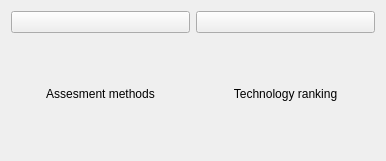
<?xml version="1.0" encoding="UTF-8"?>
<ui version="4.0">
 <class>MainWindow</class>
 <widget class="QMainWindow" name="MainWindow">
  <property name="geometry">
   <rect>
    <x>0</x>
    <y>0</y>
    <width>386</width>
    <height>161</height>
   </rect>
  </property>
  <property name="windowTitle">
   <string>MainWindow</string>
  </property>
  <property name="styleSheet">
   <string notr="true"/>
  </property>
  <widget class="QWidget" name="centralWidget">
   <layout class="QGridLayout" name="gridLayout">
    <item row="0" column="0">
     <widget class="QPushButton" name="ButtonHAWCM">
      <property name="font">
       <font>
        <kerning>false</kerning>
       </font>
      </property>
      <property name="text">
       <string/>
      </property>
     </widget>
    </item>
    <item row="1" column="0">
     <widget class="QLabel" name="label_2">
      <property name="text">
       <string>&lt;html&gt;&lt;head/&gt;&lt;body&gt;&lt;p align=&quot;center&quot;&gt;Assesment methods&lt;/p&gt;&lt;/body&gt;&lt;/html&gt;</string>
      </property>
     </widget>
    </item>
    <item row="0" column="1">
     <widget class="QPushButton" name="ButtonPriorityTechnology">
      <property name="text">
       <string/>
      </property>
     </widget>
    </item>
    <item row="1" column="1">
     <widget class="QLabel" name="label_3">
      <property name="text">
       <string>&lt;html&gt;&lt;head/&gt;&lt;body&gt;&lt;p align=&quot;center&quot;&gt;Technology ranking&lt;/p&gt;&lt;/body&gt;&lt;/html&gt;</string>
      </property>
     </widget>
    </item>
   </layout>
  </widget>
  <widget class="QMenuBar" name="menuBar">
   <property name="geometry">
    <rect>
     <x>0</x>
     <y>0</y>
     <width>386</width>
     <height>21</height>
    </rect>
   </property>
   <property name="contextMenuPolicy">
    <enum>Qt::DefaultContextMenu</enum>
   </property>
   <property name="styleSheet">
    <string notr="true">background-color: rgb(229, 229, 229);</string>
   </property>
  </widget>
 </widget>
 <layoutdefault spacing="6" margin="11"/>
 <resources/>
 <connections/>
</ui>
